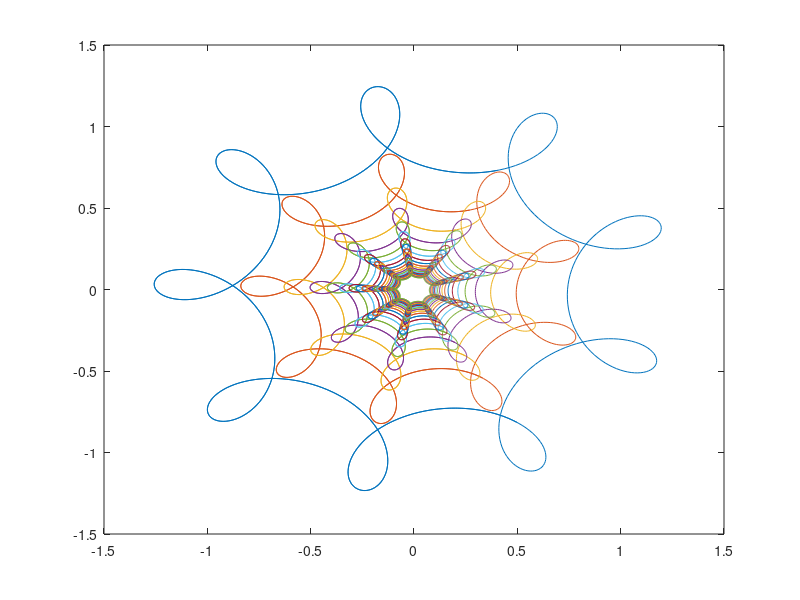

MATLAB code to generate this figure:
a = 1/4;
b = 1/16;
m = 8;
n = 8;
t = [-5:0.01:5];
x = cos(t) - a*cos(m*t) + b*sin(n*t);
y = sin(t) + a*sin(m*t) + b*cos(n*t);
s = 10;
for k = 1:0.5:s
    plot (x/k, y/k)
    hold on;
end